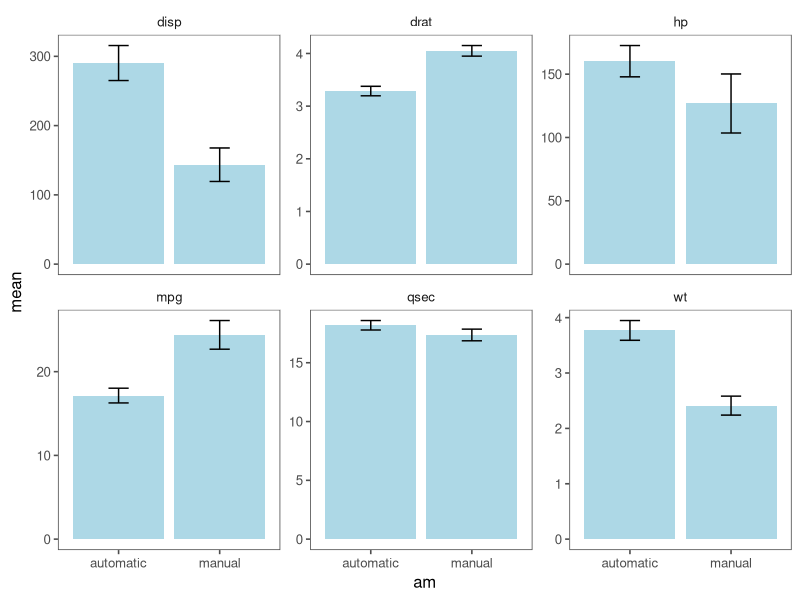

Reproduce this figure in R.
## ---- chunk 1
#| label: setup
#| message: false
#| warning: false
knitr::opts_chunk$set(echo = T)
library(tidyverse)
## ---- chunk 2
mtcars1 <- mtcars %>%
  mutate(across(c(cyl,vs,am,gear,carb),as.factor))
## ---- chunk 3
compute_se <- function(x){
  n <- length(x)
  se <- sd(x)/sqrt(n)
  return(se)
}
## ---- chunk 4
mtcars1 %>%
  summarise(
    se_mpg=compute_se(mpg),
    se_disp=compute_se(disp),
    se_hp=compute_se(hp),
    se_drat=compute_se(drat),
    se_wt=compute_se(wt),
    se_qsec=compute_se(qsec)
  )
## ---- chunk 5
mtcars1 %>%
  summarise(across(where(is.numeric),compute_se))
## ---- chunk 6
mtcars_summary <- mtcars1 %>%
  summarise(across(where(is.numeric),list(mean=mean,se=compute_se)))
mtcars_summary
## ---- chunk 7
mtcars1 %>%
  mutate(am=recode(am,`0`="automatic",`1`="manual")) %>%
  group_by(am) %>%
  summarise(across(where(is.numeric),list(mean=mean,se=compute_se))) %>%
  ungroup() %>%
  pivot_longer(-am) %>%
  separate(name,into=c("variable","stat")) %>%
  pivot_wider(names_from = stat,values_from = value) %>%
  mutate(se_lower=mean-se,se_upper=mean+se) %>%
  ggplot(aes(am,mean))+
  geom_col(position="dodge",fill="lightblue")+
  geom_errorbar(aes(ymin=se_lower,ymax=se_upper),width=.2)+
  facet_wrap(vars(variable),scales="free_y")+
  ggthemes::theme_few()
## ---- chunk 8
n <- 100
x <- rnorm(n)
xz <- numeric(n)
for(i in seq_len(n)){
  xz[i] <- (x[i]-mean(x))/sd(x)
}
head(xz)
mean(xz) # should be very close to 0
## ---- chunk 9
compute_z <- function(x){
  z <- (x-mean(x))/sd(x)
  return(z)
}
n <- 100
x1 <- rnorm(n)
x1z <- compute_z(x1)
head(x1z)
## ---- chunk 10
means <- seq(10,59,1)
n <- 100
samps <- map(means, rnorm, n=100)

take_sample <- function(m){
  s <- rnorm(n=100,mean=m)
  s1 <- tibble(
    mean=m,
    x=s
  )
  return(s1)
}
samps1 <- map_dfr(means, take_sample)
